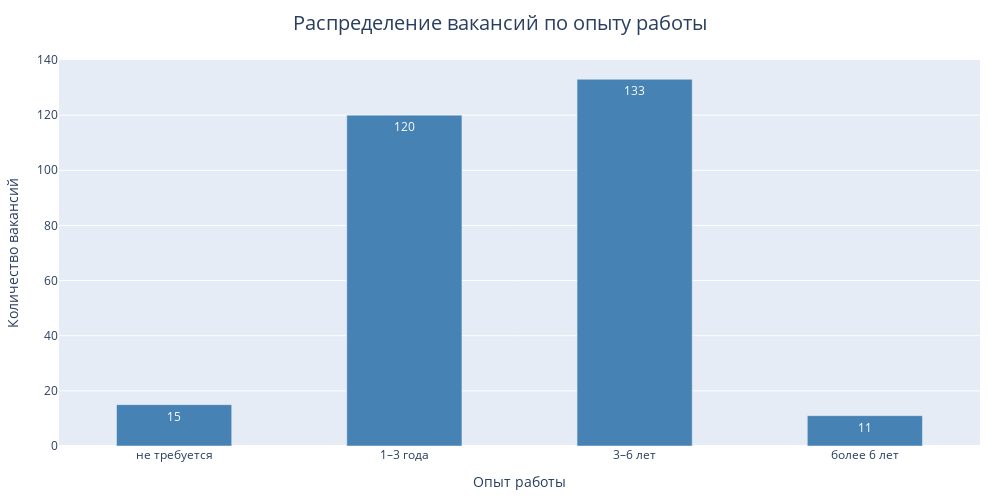
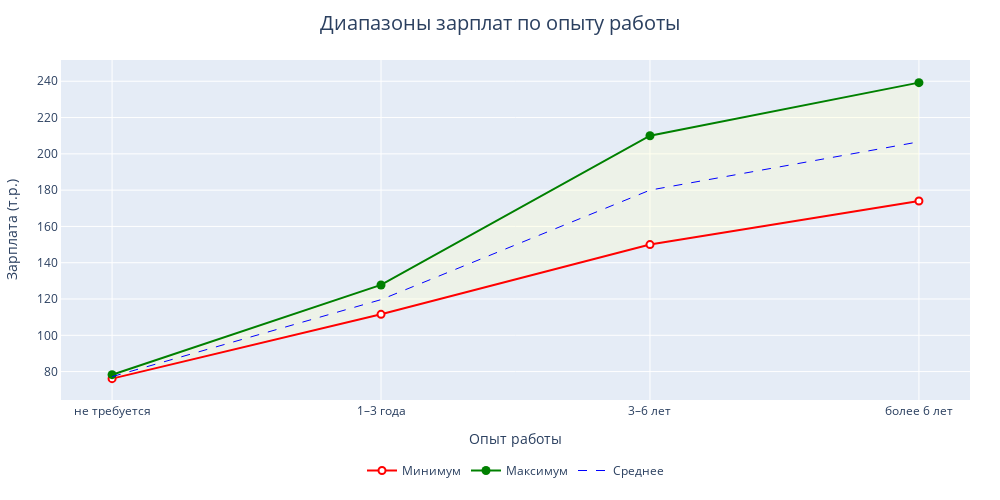
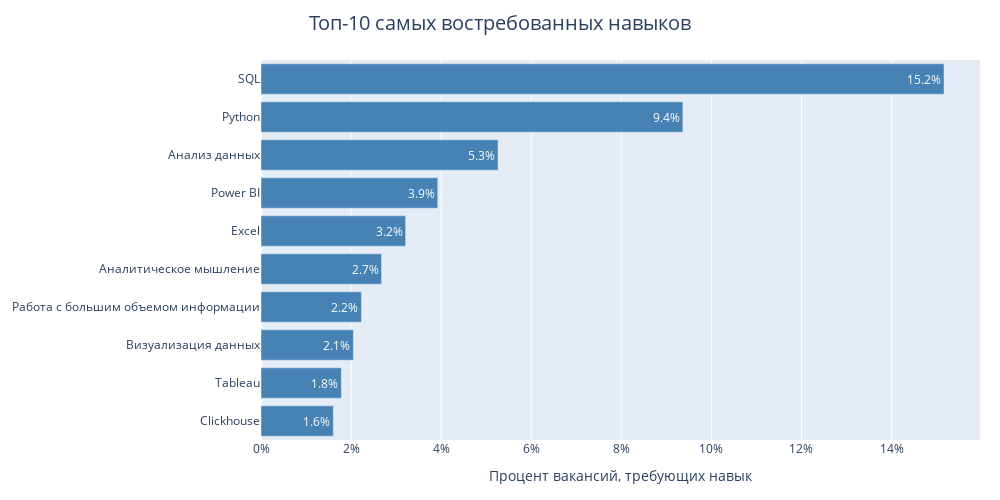
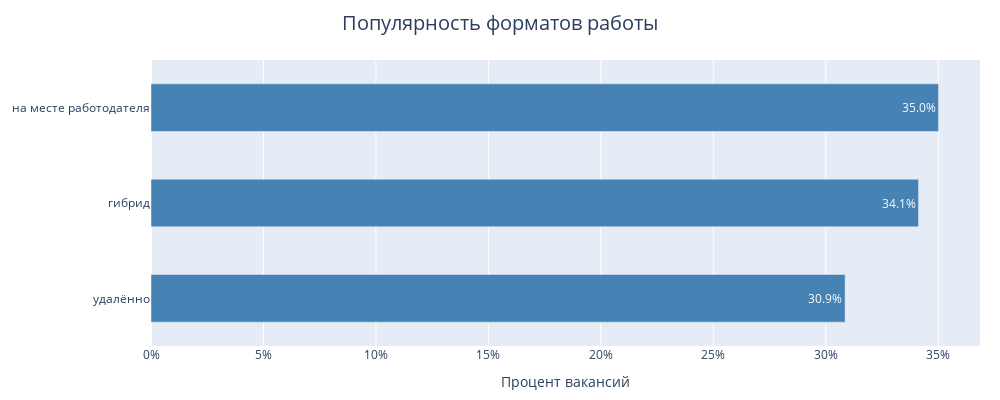

The notebook cell these images were saved under, in order:
### Code cell
if __name__ == "__main__":
    city = input("Введите название города:")
    print_report(city)

### Figure 1 — Plotly figure (JSON) as saved in the notebook; plotly's stock layout.template omitted (floating-point values rounded to 4 significant figures)
{"data": [{"customdata": [[0.05376], [0.4301], [0.4767], [0.03943]], "hovertemplate": "<b>%{x}</b><br>Количество: %{y:,}<br>Доля: %{customdata[0]:.1%}<br><extra></extra>", "legendgroup": "", "marker": {"color": "steelblue", "pattern": {"shape": ""}}, "name": "", "orientation": "v", "showlegend": false, "text": ["15", "120", "133", "11"], "textposition": "auto", "type": "bar", "width": 0.5, "x": ["не требуется", "1–3 года", "3–6 лет", "более 6 лет"], "xaxis": "x", "y": [15.0, 120.0, 133.0, 11.0], "yaxis": "y"}], "layout": {"barmode": "relative", "height": 500, "hoverlabel": {"bgcolor": "white"}, "legend": {"tracegroupgap": 0}, "margin": {"b": 40, "l": 20, "r": 20, "t": 60}, "showlegend": false, "title": {"font": {"size": 20}, "text": "Распределение вакансий по опыту работы", "x": 0.5}, "width": 1000, "xaxis": {"anchor": "y", "domain": [0, 1], "tickformat": ".0%", "title": {"text": "Опыт работы"}}, "yaxis": {"anchor": "x", "domain": [0, 1], "title": {"text": "Количество вакансий"}}}}

### Figure 2 — Plotly figure (JSON) as saved in the notebook; plotly's stock layout.template omitted (floating-point values rounded to 4 significant figures)
{"data": [{"fill": "toself", "fillcolor": "rgba(255, 255, 200, 0.3)", "hoverinfo": "skip", "line": {"color": "rgba(255, 255, 0, 0)"}, "name": "Диапазон", "showlegend": false, "type": "scatter", "x": [0, 1, 2, 3, 3, 2, 1, 0], "y": [76.12, 111.5, 150, 174, 239.2, 210, 127.8, 78.3]}, {"hovertemplate": "Минимум: %{y:,.0f} т.р.<extra></extra>", "line": {"color": "red", "width": 2}, "marker": {"color": "white", "line": {"color": "red", "width": 2}, "size": 7, "symbol": "circle"}, "mode": "lines+markers", "name": "Минимум", "type": "scatter", "x": [0, 1, 2, 3], "y": [76.12, 111.5, 150, 174]}, {"hovertemplate": "Максимум: %{y:,.0f} т.р.<extra></extra>", "line": {"color": "green", "width": 2}, "marker": {"color": "green", "size": 9, "symbol": "circle"}, "mode": "lines+markers", "name": "Максимум", "type": "scatter", "x": [0, 1, 2, 3], "y": [78.3, 127.8, 210, 239.2]}, {"hovertemplate": "Среднее: %{y:,.0f} т.р.<extra></extra>", "line": {"color": "blue", "dash": "dash", "width": 1}, "mode": "lines", "name": "Среднее", "type": "scatter", "x": [0, 1, 2, 3], "y": [77.21, 119.7, 180, 206.6]}], "layout": {"height": 500, "hovermode": "x unified", "legend": {"bgcolor": "rgba(255, 255, 255, 0.8)", "orientation": "h", "x": 0.5, "xanchor": "center", "y": -0.25, "yanchor": "bottom"}, "margin": {"b": 100, "l": 30, "r": 30, "t": 60}, "showlegend": true, "title": {"font": {"size": 20}, "text": "Диапазоны зарплат по опыту работы", "x": 0.5}, "width": 1000, "xaxis": {"linewidth": 1, "mirror": true, "showgrid": true, "ticktext": ["не требуется", "1–3 года", "3–6 лет", "более 6 лет"], "tickvals": [0, 1, 2, 3], "title": {"text": "Опыт работы"}, "zeroline": false}, "yaxis": {"linewidth": 1, "showgrid": true, "tickformat": ",.0f", "title": {"text": "Зарплата (т.р.)"}, "zeroline": false}}}

### Figure 3 — Plotly figure (JSON) as saved in the notebook; plotly's stock layout.template omitted (floating-point values rounded to 4 significant figures)
{"data": [{"hovertemplate": "<b>%{y}</b><br>Процент компаний: %{x:.2%}<br><extra></extra>", "legendgroup": "", "marker": {"color": "steelblue", "pattern": {"shape": ""}}, "name": "", "orientation": "h", "showlegend": false, "text": ["1.6%", "1.8%", "2.1%", "2.2%", "2.7%", "3.2%", "3.9%", "5.3%", "9.4%", "15.2%"], "textposition": "auto", "type": "bar", "x": [0.01606, 0.01784, 0.02052, 0.0223, 0.02676, 0.03211, 0.03925, 0.05263, 0.09367, 0.1517], "xaxis": "x", "y": ["Clickhouse", "Tableau", "Визуализация данных", "Работа с большим объемом информации", "Аналитическое мышление", "Excel", "Power BI", "Анализ данных", "Python", "SQL"], "yaxis": "y"}], "layout": {"barmode": "relative", "height": 500, "hoverlabel": {"bgcolor": "white"}, "legend": {"tracegroupgap": 0}, "margin": {"b": 60, "l": 20, "r": 20, "t": 60}, "showlegend": false, "title": {"font": {"size": 20}, "text": "Топ-10 самых востребованных навыков", "x": 0.5}, "width": 1000, "xaxis": {"anchor": "y", "domain": [0, 1], "tickformat": ".0%", "title": {"text": "Процент вакансий, требующих навык"}}, "yaxis": {"anchor": "x", "domain": [0, 1], "title": {}}}}

### Figure 4 — Plotly figure (JSON) as saved in the notebook; plotly's stock layout.template omitted (floating-point values rounded to 4 significant figures)
{"data": [{"hovertemplate": "x=%{x}<br>y=%{y}<br>text=%{text}<extra></extra>", "legendgroup": "", "marker": {"color": "steelblue", "pattern": {"shape": ""}}, "name": "", "orientation": "h", "showlegend": false, "text": ["30.9%", "34.1%", "35.0%"], "textposition": "auto", "type": "bar", "width": 0.5, "x": [0.3086, 0.3412, 0.3501], "xaxis": "x", "y": ["удалённо", "гибрид", "на месте работодателя"], "yaxis": "y"}], "layout": {"barmode": "relative", "height": 400, "hovermode": false, "legend": {"tracegroupgap": 0}, "margin": {"b": 40, "l": 20, "r": 20, "t": 60}, "showlegend": false, "title": {"font": {"size": 20}, "text": "Популярность форматов работы", "x": 0.5}, "width": 1000, "xaxis": {"anchor": "y", "domain": [0, 1], "tickformat": ".0%", "title": {"text": "Процент вакансий"}}, "yaxis": {"anchor": "x", "domain": [0, 1], "title": {}}}}
